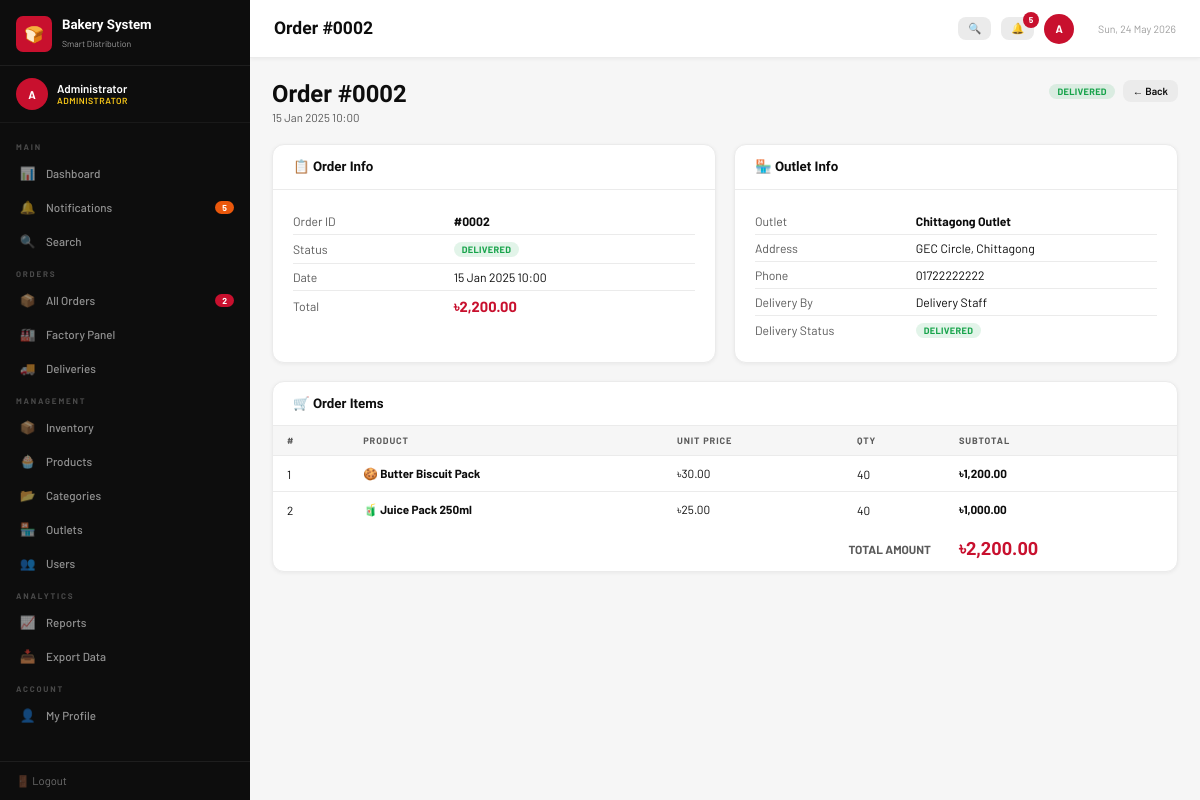
The app's page /order_detail.php?id=2&back=dashboard (signed in) with its own data.
### tables this page shows
CREATE TABLE orders (
    id INT AUTO_INCREMENT PRIMARY KEY,
    outlet_id INT NOT NULL,
    placed_by INT,                     
    status ENUM('pending','processing','ready','delivered','cancelled') DEFAULT 'pending',
    notes TEXT,
    total DECIMAL(10,2) DEFAULT 0,
    created_at DATETIME DEFAULT CURRENT_TIMESTAMP
);

CREATE TABLE outlets (
    id INT AUTO_INCREMENT PRIMARY KEY,
    name VARCHAR(100) NOT NULL,
    address VARCHAR(255),
    phone VARCHAR(20),
    manager_id INT,                    
    active TINYINT(1) DEFAULT 1,
    created_at DATETIME DEFAULT CURRENT_TIMESTAMP
);

CREATE TABLE deliveries (
    id INT AUTO_INCREMENT PRIMARY KEY,
    order_id INT NOT NULL,
    assigned_to INT,                   
    status ENUM('assigned','in_transit','delivered','failed') DEFAULT 'assigned',
    assigned_at DATETIME DEFAULT CURRENT_TIMESTAMP,
    delivered_at DATETIME
);

CREATE TABLE users (
    id INT AUTO_INCREMENT PRIMARY KEY,
    name VARCHAR(100) NOT NULL,
    role ENUM('admin','factory_manager','outlet_manager','delivery') NOT NULL,
    username VARCHAR(50) UNIQUE NOT NULL,
    password VARCHAR(255) NOT NULL,    
    email VARCHAR(100),
    phone VARCHAR(20),
    active TINYINT(1) DEFAULT 1,
    created_at DATETIME DEFAULT CURRENT_TIMESTAMP
);

CREATE TABLE order_items (
    id INT AUTO_INCREMENT PRIMARY KEY,
    order_id INT NOT NULL,
    product_id INT NOT NULL,
    qty INT NOT NULL,
    unit_price DECIMAL(10,2) NOT NULL
);

CREATE TABLE products (
    id INT AUTO_INCREMENT PRIMARY KEY,
    name VARCHAR(100) NOT NULL,
    category_id INT,
    price DECIMAL(10,2) NOT NULL,
    stock INT DEFAULT 0,
    min_stock INT DEFAULT 50,
    unit VARCHAR(20) DEFAULT 'piece',
    emoji VARCHAR(10) DEFAULT '🛍',
    active TINYINT(1) DEFAULT 1,
    created_at DATETIME DEFAULT CURRENT_TIMESTAMP
);

### order_detail.php (the view, shortened to what this page needs)
<?php
require_once 'config.php';
$id   = (int)($_GET['id'] ?? 0);
$back = $conn->real_escape_string($_GET['back'] ?? 'orders');
$order = $conn->query("
    SELECT o.*, outlet.name AS outlet_name, outlet.address AS outlet_addr, outlet.phone AS outlet_phone
    FROM orders o
    JOIN outlets outlet ON o.outlet_id=outlet.id
    WHERE o.id=$id
")->fetch_assoc();
$items_query = $conn->query("
    SELECT oi.*, p.name AS prod_name, p.emoji
    FROM order_items oi
    JOIN products p ON oi.product_id=p.id
    WHERE oi.order_id=$id
");
$delivery_query = $conn->query("
    SELECT d.*, u.name AS staff_name
    FROM deliveries d
    JOIN users u ON d.assigned_to=u.id
    WHERE d.order_id=$id
");
$delivery = $delivery_query ? $delivery_query->fetch_assoc() : null;
include 'includes/header.php';
?>
<div class="ph">
  <div>
    <h1>Order <?= oid($id) ?></h1>
    <p><?= date('d M Y H:i', strtotime($order['created_at'])) ?></p>
  </div>
  <div style="display:flex;gap:8px;align-items:center">
    <?= statusBadge($order['status']) ?>
    <a href="<?= htmlspecialchars($back) ?>.php" class="btn btn-s sm">← Back</a>
  </div>
</div>
<div class="g2" style="margin-bottom:18px">
  <div class="card" style="margin:0">
    <div class="ch"><h3>📋 Order Info</h3></div>
    <div class="cb">
      <table class="itbl">
        <tr><td>Order ID</td><td><strong><?= oid($id) ?></strong></td></tr>
        <tr><td>Status</td><td><?= statusBadge($order['status']) ?></td></tr>
        <tr><td>Date</td><td><?= date('d M Y H:i', strtotime($order['created_at'])) ?></td></tr>
        <tr><td>Total</td><td><strong style="color:var(--red);font-size:1.05rem"><?= tk($order['total']) ?></strong></td></tr>
      </table>
    </div>
  </div>
  <div class="card" style="margin:0">
    <div class="ch"><h3>🏪 Outlet Info</h3></div>
    <div class="cb">
      <table class="itbl">
        <tr><td>Outlet</td><td><strong><?= htmlspecialchars($order['outlet_name']) ?></strong></td></tr>
        <tr><td>Address</td><td><?= htmlspecialchars($order['outlet_addr']) ?></td></tr>
        <tr><td>Phone</td><td><?= htmlspecialchars($order['outlet_phone']) ?></td></tr>
        <?php if ($delivery): ?>
        <tr><td>Delivery By</td><td><?= htmlspecialchars($delivery['staff_name']) ?></td></tr>
        <tr><td>Delivery Status</td><td><?= statusBadge($delivery['status']) ?></td></tr>
        <?php endif; ?>
      </table>
    </div>
  </div>
</div>
<div class="card">
  <div class="ch"><h3>🛒 Order Items</h3></div>
  <div class="tw">
    <table>
      <thead>
        <tr>
          <th>#</th>
          <th>Product</th>
          <th>Unit Price</th>
          <th>Qty</th>
          <th>Subtotal</th>
        </tr>
      </thead>
      <tbody>
        <?php $i = 0; while ($item = $items_query->fetch_assoc()): $i++; ?>
        <tr>
          <td><?= $i ?></td>
          <td><?= $item['emoji'] ?> <strong><?= htmlspecialchars($item['prod_name']) ?></strong></td>
          <td><?= tk($item['unit_price']) ?></td>
          <td><?= $item['qty'] ?></td>
          <td><strong><?= tk($item['qty'] * $item['unit_price']) ?></strong></td>
        </tr>
        <?php endwhile; ?>
      </tbody>
      <tfoot>
        <tr>
          <td colspan="4" style="text-align:right;padding:11px 14px;font-weight:700;color:var(--g600)">TOTAL AMOUNT</td>
          <td style="padding:11px 14px">
            <span style="font-family:'Barlow Condensed';font-size:1.3rem;font-weight:800;color:var(--red)">
              <?= tk($order['total']) ?>
            </span>
          </td>
        </tr>
      </tfoot>
    </table>
  </div>
</div>
<?php include 'includes/footer.php'; ?>

### config.php (shortened to what this page needs)
<?php
function tk($amount) {
    return '৳' . number_format($amount, 2);
}
function oid($id) {
    return '#' . str_pad($id, 4, '0', STR_PAD_LEFT);
}
function statusBadge($status) {
    $classes = [
        'pending'    => 'b-pend',
        'processing' => 'b-proc',
        'ready'      => 'b-ready',
        'delivered'  => 'b-deliv',
        'cancelled'  => 'b-canc',
        'assigned'   => 'b-proc',
        'in_transit' => 'b-ready',
        'failed'     => 'b-canc',
    ];
    $class = $classes[$status] ?? 'b-pend';
    $label = ucwords(str_replace('_', ' ', $status));
    return "<span class='badge $class'>$label</span>";
}
?>

### style.css (style rules this page uses)
:root { --red: #C8102E; --red2: #9B0B22; --black: #0D0D0D; --dark: #1A1A1A; --gold: #F5C518; --white: #fff; --g100: #F6F6F6; --g200: #EBEBEB; --g300: #D4D4D4; --g400: #9E9E9E; --g600: #5A5A5A; --green: #16A34A; --orange: #EA580C; --blue: #1D4ED8; --sw: 250px; --hh: 58px; --r: 8px; }
*, *::before, *::after { box-sizing: border-box; margin: 0; padding: 0; }
html { font-size: 14px; }
body { font-family: 'Barlow', sans-serif; background: var(--g100); color: var(--black); min-height: 100vh; }
h1,h2,h3,h4 { font-family: 'Barlow Condensed', sans-serif; font-weight: 700; line-height: 1.2; }
a { color: var(--red); text-decoration: none; }
.card { background:#fff; border-radius:12px; border:1px solid var(--g200); box-shadow:0 1px 4px rgba(0,0,0,.06); overflow:hidden; margin-bottom:18px; }
.ch { padding:14px 20px; border-bottom:1px solid var(--g200); display:flex; align-items:center; justify-content:space-between; gap:10px; }
.ch h3 { font-size:.95rem; }
.cb { padding:18px 20px; }
.g2 { display:grid; grid-template-columns:1fr 1fr; gap:18px; }
.tw { overflow-x:auto; }
table { width:100%; border-collapse:collapse; font-size:.84rem; }
thead th { background:var(--g100); color:var(--g600); font-size:.66rem; font-weight:700; letter-spacing:.9px; text-transform:uppercase; padding:9px 14px; text-align:left; white-space:nowrap; border-bottom:1px solid var(--g200); }
tbody tr { border-bottom:1px solid var(--g200); transition:.1s; }
tbody tr:last-child { border-bottom:none; }
tbody td { padding:10px 14px; vertical-align:middle; }
.badge { display:inline-block; padding:2px 8px; border-radius:20px; font-size:.66rem; font-weight:700; letter-spacing:.3px; text-transform:uppercase; white-space:nowrap; }
.b-deliv { background:rgba(22,163,74,.12); color:var(--green); }
.btn { display:inline-flex; align-items:center; gap:5px; padding:7px 14px; border-radius:var(--r); font-family:'Barlow',sans-serif; font-size:.8rem; font-weight:600; cursor:pointer; border:none; transition:.15s; white-space:nowrap; text-decoration:none; }
.btn-s { background:var(--g200); color:var(--black); }
.sm { padding:5px 10px; font-size:.74rem; }
.ph { display:flex; align-items:flex-start; justify-content:space-between; margin-bottom:20px; gap:13px; flex-wrap:wrap; }
.ph h1 { font-size:1.7rem; }
.ph p { color:var(--g600); font-size:.82rem; margin-top:2px; }
.itbl td { padding:6px 0; font-size:.87rem; }
.itbl td:first-child { color:var(--g600); width:40%; }

### records on screen
orders: created_at "15 Jan 2025 10:00", status "DELIVERED DELIVERED", total "৳2,200.00", outlet.name "Chittagong Outlet", outlet.address "GEC Circle, Chittagong", outlet.phone "01722222222"
deliveries: users.name "Delivery Staff", status "DELIVERED"
order_items: product.emoji "🍪", product.name "Butter Biscuit Pack", unit_price "৳30.00", qty "40", tk($item['qty'] * $item['unit_price']) "৳1,200.00"
order_items: product.emoji "🧃", product.name "Juice Pack 250ml", unit_price "৳25.00", qty "40", tk($item['qty'] * $item['unit_price']) "৳1,000.00"

### other values on screen
$initials "A"
$user_name "Administrator"
$role_label "ADMINISTRATOR"
$section_name "MAIN"
$icon "📊"
$label "Dashboard"
$icon "🔔"
$label "Notifications"
$notif_count "5"
$icon "🔍"
$label "Search"
$section_name "ORDERS"
$icon "📦"
$label "All Orders"
$pending_count "2"
